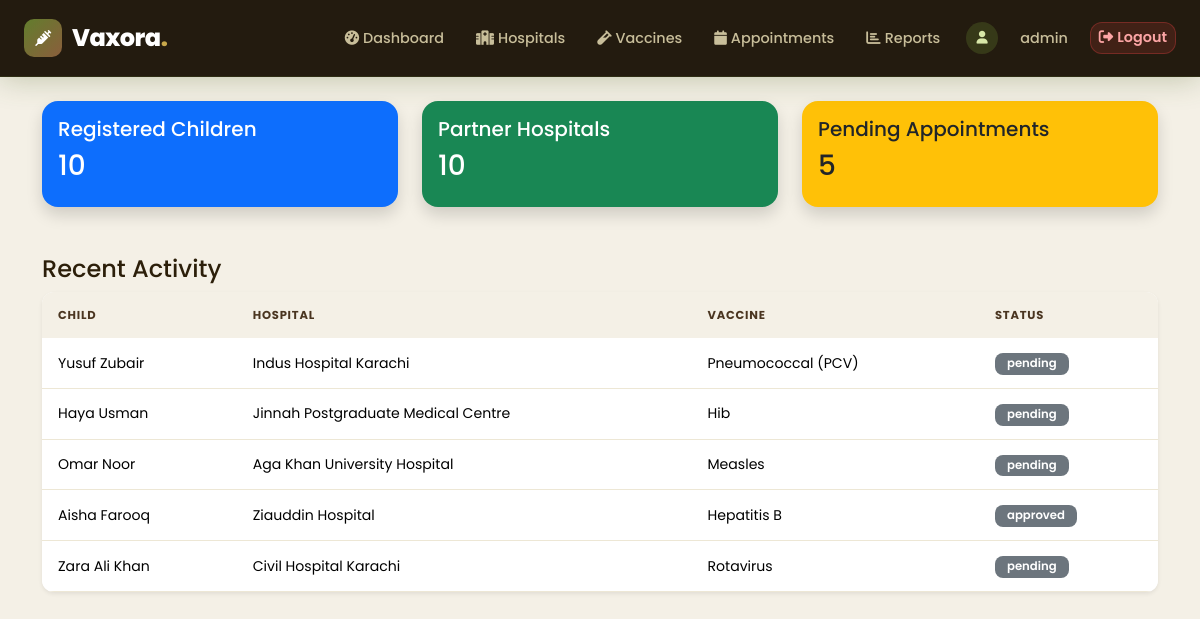
Page /VAXORA/attached_assets/dashboard_1778694644546.php (signed in) on the committed database.
### tables this page shows
CREATE TABLE appointments (
    appointment_id INTEGER PRIMARY KEY AUTOINCREMENT,
    child_id INTEGER NOT NULL,
    hospital_id INTEGER NOT NULL,
    vaccine_id INTEGER NOT NULL,
    appointment_date TEXT NOT NULL,
    status TEXT DEFAULT 'pending',
    created_at TEXT DEFAULT (datetime('now')),
    FOREIGN KEY (child_id) REFERENCES children(child_id),
    FOREIGN KEY (hospital_id) REFERENCES hospitals(hospital_id),
    FOREIGN KEY (vaccine_id) REFERENCES vaccines(vaccine_id)
);

CREATE TABLE children (
    child_id INTEGER PRIMARY KEY AUTOINCREMENT,
    parent_id INTEGER NOT NULL,
    unique_child_id TEXT UNIQUE,
    full_name TEXT NOT NULL,
    date_of_birth TEXT NOT NULL,
    gender TEXT,
    birth_weight TEXT,
    blood_group TEXT,
    allergies TEXT,
    medical_conditions TEXT,
    created_at TEXT DEFAULT (datetime('now')),
    FOREIGN KEY (parent_id) REFERENCES parents(parent_id)
);

CREATE TABLE hospitals (
    hospital_id INTEGER PRIMARY KEY AUTOINCREMENT,
    user_id INTEGER,
    hospital_name TEXT NOT NULL,
    address TEXT,
    city TEXT,
    phone TEXT,
    email TEXT,
    pincode TEXT,
    registration_number TEXT,
    status TEXT DEFAULT 'active',
    created_at TEXT DEFAULT (datetime('now')),
    FOREIGN KEY (user_id) REFERENCES users(user_id)
);

CREATE TABLE vaccines (
    vaccine_id INTEGER PRIMARY KEY AUTOINCREMENT,
    vaccine_name TEXT NOT NULL,
    description TEXT,
    doses_required INTEGER DEFAULT 1,
    age_group TEXT,
    status TEXT DEFAULT 'active',
    created_at TEXT DEFAULT (datetime('now'))
);

### VAXORA/attached_assets/dashboard_1778694644546.php (the view, shortened to what this page needs)
<?php
$database = new Database();
$db = $database->getConnection();
$stats = [
    'children' => $db->query("SELECT COUNT(*) FROM children")->fetchColumn(),
    'hospitals' => $db->query("SELECT COUNT(*) FROM hospitals")->fetchColumn(),
    'pending' => $db->query("SELECT COUNT(*) FROM appointments WHERE status = 'pending'")->fetchColumn()
];
include '../includes/header.php';
?>
<div class="container mt-4">
    <div class="row">
        <div class="col-md-4">
            <div class="card bg-primary text-white p-3 shadow border-0">
                <h5>Registered Children</h5>
                <h3><?= $stats['children'] ?></h3>
            </div>
        </div>
        <div class="col-md-4">
            <div class="card bg-success text-white p-3 shadow border-0">
                <h5>Partner Hospitals</h5>
                <h3><?= $stats['hospitals'] ?></h3>
            </div>
        </div>
        <div class="col-md-4">
            <div class="card bg-warning text-dark p-3 shadow border-0">
                <h5>Pending Appointments</h5>
                <h3><?= $stats['pending'] ?></h3>
            </div>
        </div>
    </div>
    <div class="mt-5">
        <h4>Recent Activity</h4>
        <table class="table table-hover bg-white shadow-sm">
            <thead>
                <tr>
                    <th>Child</th>
                    <th>Hospital</th>
                    <th>Vaccine</th>
                    <th>Status</th>
                </tr>
            </thead>
            <tbody>
                <?php
                $stmt = $db->query("SELECT a.*, c.full_name, h.hospital_name, v.vaccine_name
                                   FROM appointments a
                                   JOIN children c ON a.child_id = c.child_id
                                   JOIN hospitals h ON a.hospital_id = h.hospital_id
                                   JOIN vaccines v ON a.vaccine_id = v.vaccine_id
                                   ORDER BY a.appointment_date DESC LIMIT 5");
                while($row = $stmt->fetch(PDO::FETCH_ASSOC)) {
                    echo "<tr>
                            <td>{$row['full_name']}</td>
                            <td>{$row['hospital_name']}</td>
                            <td>{$row['vaccine_name']}</td>
                            <td><span class='badge bg-secondary'>{$row['status']}</span></td>
                          </tr>";
                }
                ?>
            </tbody>
        </table>
    </div>
</div>

### VAXORA/assets/css/style.css (style rules this page uses)
:root { --primary: #4A6120; --primary-light: #627D2D; --primary-dark: #344515; --secondary: #8B5E3C; --accent: #C8A84B; --success: #4A7C59; --danger: #C0392B; --dark: #1C1408; --mid-dark: #2E2010; --light: #F8F4EC; --border: #D4C9B0; --shadow: 0 4px 24px rgba(74,97,32,0.10); --shadow-hover: 0 8px 40px rgba(74,97,32,0.22); --radius: 16px; --radius-lg: 24px; }
* { margin: 0; padding: 0; box-sizing: border-box; }
html { scroll-behavior: smooth; }
body { font-family: 'Poppins', 'Segoe UI', sans-serif; background: #F4F0E6; color: #2C1F0A; line-height: 1.6; display: flex; flex-direction: column; min-height: 100vh; }
.card { border: 1px solid var(--border); border-radius: var(--radius); box-shadow: var(--shadow); background: #fff; transition: all .3s; }
.table { background: #fff; border-radius: 12px; overflow: hidden; font-size: 0.88rem; }
.table thead th { background: #F4F0E6; color: #4A3520; font-size: 0.72rem; font-weight: 700; text-transform: uppercase; letter-spacing: 0.8px; border: none; padding: 14px 16px; }
.table tbody td { padding: 13px 16px; border-color: #EDE7D5; vertical-align: middle; }
.badge { padding: 5px 12px; border-radius: 8px; font-weight: 600; font-size: 0.73rem; }

### rows in the picture
appointments: child.full_name "Yusuf Zubair", hospital.hospital_name "Indus Hospital Karachi", vaccine.vaccine_name "Pneumococcal (PCV)", status "pending"
appointments: child.full_name "Haya Usman", hospital.hospital_name "Jinnah Postgraduate Medical Centre", vaccine.vaccine_name "Hib", status "pending"
appointments: child.full_name "Omar Noor", hospital.hospital_name "Aga Khan University Hospital", vaccine.vaccine_name "Measles", status "pending"
appointments: child.full_name "Aisha Farooq", hospital.hospital_name "Ziauddin Hospital", vaccine.vaccine_name "Hepatitis B", status "approved"
appointments: child.full_name "Zara Ali Khan", hospital.hospital_name "Civil Hospital Karachi", vaccine.vaccine_name "Rotavirus", status "pending"

### other values in the picture
explode('@',$_SESSION['email'] ?? '')[0] "admin"
$stats['children'] "10"
$stats['hospitals'] "10"
$stats['pending'] "5"
